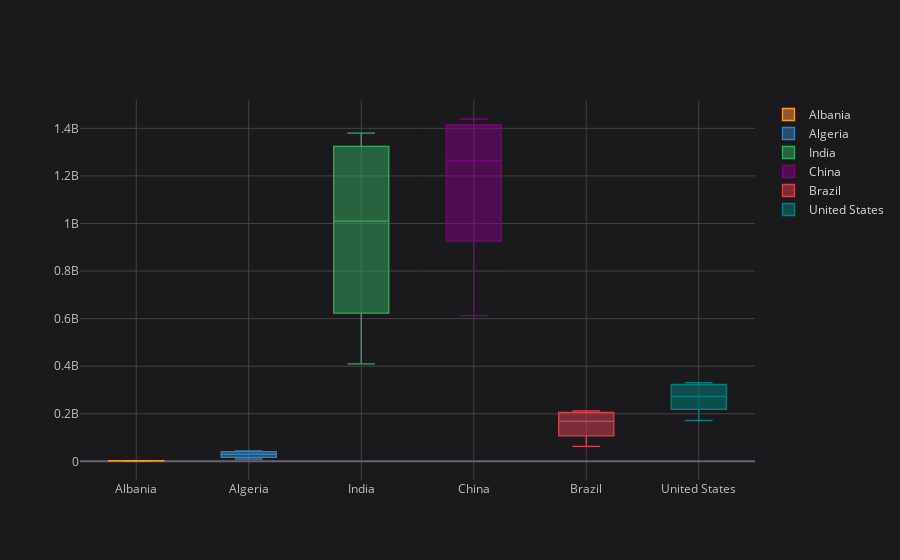

Source (notebook cell):
### Code cell
# Nuevo tipo de gráfico TIPO CAJA
data[['Albania','Algeria','India', 'China', "Brazil", "United States"]].iplot(kind="box")

### Figure 1 — Plotly figure (JSON) as saved in the notebook; plotly's stock layout.template omitted (floating-point values rounded to 4 significant figures)
{"data": [{"boxpoints": false, "line": {"width": 1.3}, "marker": {"color": "rgba(255, 153, 51, 1.0)"}, "name": "Albania", "orientation": "v", "type": "box", "y": [1419994, 1636090, 1896171, 2150707, 2411732, 2682690, 2969672, 3286073, 3112936, 3129243, 3086810, 2948023, 2890513, 2886438, 2884169, 2882740, 2880917, 2877797]}, {"boxpoints": false, "line": {"width": 1.3}, "marker": {"color": "rgba(55, 128, 191, 1.0)"}, "name": "Algeria", "orientation": "v", "type": "box", "y": [9774283, 11057863, 12550885, 14464985, 16607707, 19221665, 22431502, 25758869, 28757785, 31042235, 33149724, 35977455, 39728025, 40551392, 41389189, 42228408, 43053054, 43851044]}, {"boxpoints": false, "line": {"width": 1.3}, "marker": {"color": "rgba(50, 171, 96, 1.0)"}, "name": "India", "orientation": "v", "type": "box", "y": [409880595, 450547679, 499123324, 555189792, 623102897, 698952844, 784360008, 873277798, 963922588, 1056575549, 1147609927, 1234281170, 1310152403, 1324517249, 1338676785, 1352642280, 1366417754, 1380004385]}, {"boxpoints": false, "line": {"width": 1.3}, "marker": {"color": "rgba(128, 0, 128, 1.0)"}, "name": "China", "orientation": "v", "type": "box", "y": [612241554, 660408056, 724218968, 827601394, 926240885, 1000089235, 1075589361, 1176883674, 1240920535, 1290550765, 1330776380, 1368810615, 1406847870, 1414049351, 1421021791, 1427647786, 1433783686, 1439323776]}, {"boxpoints": false, "line": {"width": 1.3}, "marker": {"color": "rgba(219, 64, 82, 1.0)"}, "name": "Brazil", "orientation": "v", "type": "box", "y": [62533919, 72179226, 83373530, 95113265, 107216205, 120694009, 135274080, 149003223, 162019896, 174790340, 186127103, 195713635, 204471769, 206163053, 207833823, 209469323, 211049527, 212559417]}, {"boxpoints": false, "line": {"width": 1.3}, "marker": {"color": "rgba(0, 128, 128, 1.0)"}, "name": "United States", "orientation": "v", "type": "box", "y": [171685336, 186720571, 199733676, 209513341, 219081251, 229476354, 240499825, 252120309, 265163745, 281710909, 294993511, 309011475, 320878310, 323015995, 325084756, 327096265, 329064917, 331002651]}], "layout": {"autosize": true, "legend": {"bgcolor": "#1A1A1C", "font": {"color": "#D9D9D9"}}, "paper_bgcolor": "#1A1A1C", "plot_bgcolor": "#1A1A1C", "title": {"font": {"color": "#D9D9D9"}}, "xaxis": {"autorange": true, "gridcolor": "#434343", "range": [-0.5, 5.5], "showgrid": true, "tickfont": {"color": "#C2C2C2"}, "title": {"font": {"color": "#D9D9D9"}, "text": ""}, "type": "category", "zerolinecolor": "#666570"}, "yaxis": {"autorange": true, "gridcolor": "#434343", "range": [-78460000.0, 1519000000.0], "showgrid": true, "tickfont": {"color": "#C2C2C2"}, "title": {"font": {"color": "#D9D9D9"}, "text": ""}, "type": "linear", "zerolinecolor": "#666570"}}}
